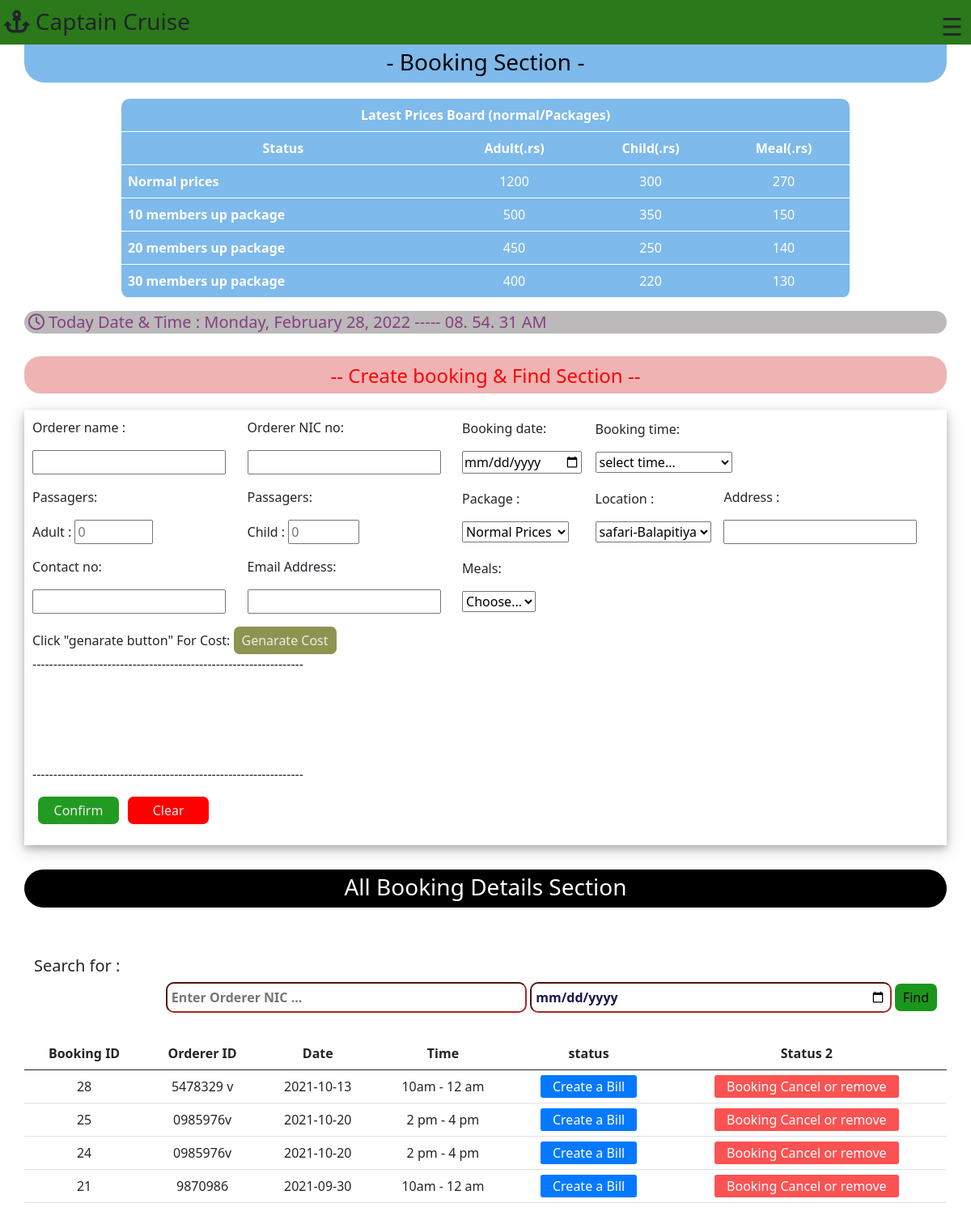
The app's page /Booking-section/booking.php with its own data.
### tables this page shows
CREATE TABLE `prices` (
  `ID` int(11) NOT NULL,
  `Adult` varchar(50) NOT NULL,
  `child` varchar(50) NOT NULL,
  `meal` varchar(50) NOT NULL
);

CREATE TABLE `booking` (
  `bill_ID` int(40) NOT NULL,
  `Orderer_name` varchar(100) NOT NULL,
  `Orderer_ID` varchar(100) NOT NULL,
  `Booking_date` text NOT NULL,
  `Booking_time` varchar(50) NOT NULL,
  `Adult` int(50) NOT NULL,
  `Child` int(60) NOT NULL,
  `package` varchar(100) NOT NULL,
  `Location` varchar(60) NOT NULL,
  `Address` varchar(100) NOT NULL,
  `Contact_no` varchar(60) NOT NULL,
  `Email` varchar(60) NOT NULL,
  `Meals` varchar(60) NOT NULL,
  `Adult_cost` varchar(60) NOT NULL,
  `Child_cost` varchar(60) NOT NULL,
  `Meal_cost` varchar(60) NOT NULL,
  `Total_cost` varchar(60) NOT NULL,
  `Ontime` varchar(100) NOT NULL
);

### Booking-section/booking.php (the view, shortened to what this page needs)
<!DOCTYPE html>
<html lang="en">
<head>
    <link rel="stylesheet" href="./booking.css?v=<?php echo time(); ?> ">
    <link href="https://cdn.jsdelivr.net/npm/bootstrap@5.1.0/dist/css/bootstrap.min.css" rel="stylesheet">
</head>
<body onload="initClocks()">
    <div class="container">
    <div class="row fixed-top" id="row1">
            <div class="col-8" id="col1">
                <h3><i class="fas fa-anchor"></i> Captain Cruise</h3>
            </div>
            <div class="col" id="col2">
                <span style="font-size:30px;cursor:pointer" onclick="openNav()">&#9776;</span>
            </div>
        </div>
      <div class="row " id="row3">
          <h3>- Booking Section - </h3>
      </div>
      <div class="row" id="row-price">
      <table class="table" id="price-board">
      <tr >
          <th colspan="4">Latest Prices Board (normal/Packages)</th>
      </tr>
      <tr>
          <th>Status</th>
          <th>Adult(.rs)</th>
          <th>Child(.rs)</th>
          <th>Meal(.rs)</th>
      </tr>
      <tr>
          <th  id="topic-table">Normal prices </th>
          <?php
                $connection = mysqli_connect('localhost', 'root', '', 'captaincruise');
                $sql = "SELECT * FROM prices where id=1 order by ID desc";
                $result = mysqli_query($connection , $sql);
                while($row = mysqli_fetch_array($result)){
         echo" <td>".$row['Adult']."</td>";
         echo"<td >".$row['child']."</td>";
          echo"<td>".$row['meal']."</td>";
        };
        ?>
      </tr>
      <tr>
          <th id="topic-table">10 members up package </th>
          <?php
                $connection = mysqli_connect('localhost', 'root', '', 'captaincruise');
                $sql = "SELECT * FROM prices where id=2 order by ID desc";
                $result = mysqli_query($connection , $sql);
                while($row = mysqli_fetch_array($result)){
         echo" <td>".$row['Adult']."</td>";
         echo"<td>".$row['child']."</td>";
          echo"<td>".$row['meal']."</td>";
        };
        ?>
      </tr>
      <tr>
          <th id="topic-table">20 members up package </th>
          <?php
                $connection = mysqli_connect('localhost', 'root', '', 'captaincruise');
                $sql = "SELECT * FROM prices where id=3 order by ID desc";
                $result = mysqli_query($connection , $sql);
                while($row = mysqli_fetch_array($result)){
         echo" <td>".$row['Adult']."</td>";
         echo"<td>".$row['child']."</td>";
          echo"<td>".$row['meal']."</td>";
        };
        ?>
      </tr>
      <tr>
          <th id="topic-table">30 members up package </th>
          <?php
                $connection = mysqli_connect('localhost', 'root', '', 'captaincruise');
                $sql = "SELECT * FROM prices where id=4 order by ID desc";
                $result = mysqli_query($connection , $sql);
                while($row = mysqli_fetch_array($result)){
         echo" <td>".$row['Adult']."</td>";
         echo"<td>".$row['child']."</td>";
          echo"<td>".$row['meal']."</td>";
        };
        ?>
      </tr>
      </table>
      </div>
      <div class="row" id="timedate">
       <h5 id="timeanddate">
      <span id="datetimeonline"><i class="fa fa-clock-o" aria-hidden="true"></i> Today Date & Time :</span>
              <span id="dayname"></span>,
              <span id="month"></span>
              <span id="daynum"></span>,
              <span id="year"></span> -----
              <span id="hour"></span>.
              <span id="min"></span>.
              <span id="sec"> </span>
              <span id="period"></span>
              </h5>
      </div>
      <div class="row" id="row4">
          <h4> -- Create booking & Find Section --</h4>
      </div>
      <div class="row" id="row5">
         <form action="booking.php" method="POST" enctype="multipart/form-data" id="form-menu">
                <table class="table" id="form-table">
                <tr>
                    <td id="bill-form-td">
                      <p> Orderer name :</p>
                    <p><input type="text" name="orderer" id="" required  ></p>
                    </td>
                    <td>
                    <p>Orderer NIC no:</p>
                    <p><input type="text" name="orderid" id="" required ></p>
                    </td>
                    <td>
                    <p>Booking date:</p>
                    <p><input type="date" name="bookingdate" id="bookingdatevalue" required ></p>
                    </td>
                    <td colspan="2">
                    <p>Booking time:</p>
                    <p> <select id="bookingtime" name="bookingtime" required >
                            <option hidden selected>select time...</option>
                            </select></p>
                    </td>
                </tr>
                <tr>
                    <td>
                        <p>Passagers:</p>
                        <p>Adult : <input type="number"   name="adult" id="adult" required min="0" max="100" placeholder="0"></p>
                    </td>
                    <td>
                        <p>Passagers: </p>
                        <p>Child : <input type="number" name="child" id="child" min="0" max="20" placeholder="0"></p>
                    </td>
                    <td>
                        <p>Package :</p>
                        <p> <select id="package" name="package" >
                            <option value="normal">Normal Prices</option>
                            </select></p>
                    </td>
                    <td>
                        <p>Location :</p>
                        <p> <select id="location" name="location" >
                            <option value="Madu">safari-Balapitiya</option>
                            </select></p>
                    </td>
                    <td>
                        <p>Address :</p>
                        <p> <input type="text" name="Address" id=""   required></p>
                    </td>
                </tr>
                <tr>
                    <td>
                        <p>Contact no:</p>
                        <p> <input type="text" name="contact" id=""   required></p>
                    </td>
                    <td>
                        <p>Email Address:</p>
                        <p><input type="text" name="email" id=""  required></p>
                    </td>
                    <td>
                        <p>Meals:</p>
                        <p><select id="meal" name="meal" >
                            <option value="notvalue" selected>Choose...</option>
                            </select></p>
                    </td>
                </tr>
                <tr>
                    <td colspan="2">
                   Click "genarate button" For Cost: <input type="button" onclick="JavaScript:genarate()" value="Genarate Cost" id="cost-btn">
                    </td>
                </tr>
                <tr>
                    <td colspan="5">
                        <p>-----------------------------------------------------------------
                        </p>
                    </td>
                </tr>
                <tr id="count">
                    <td  id="ad"></td>
                    <td><input type="text" name="adcost" id="ad-cost"  ></td>
                </tr>
                <tr  id="count">
                    <td id="chi-pass-co"></td>
                    <td><input type="text" name="chicost" id="chi-cost"  ></td>
                </tr>
                <tr id="count">
                    <td id="pass-meal-co"><p id="pass-meal-co"></p></td>
                    <td><input type="text" name="mealcost" id="meal-cost"  ></td>
                </tr>
                <tr id="count">
                    <td id="tot-pass-cost"></td>
                    <td><input type="text" name="totalcost" id="total-cost" ></td>
                </tr>
                <tr>
                    <td colspan="5">
                    <p>-----------------------------------------------------------------
                        </p>
                    </td>
                </tr>
                <tr>
                <td colspan="2">
                <input type="submit" name="submit" value="Confirm" id="confirm-btn"> <input type="reset" value="Clear" onclick="Clean()" id="clear-btn">
                </td>
                </tr>
            </table>
        </form>
<div class="row" id="row52">
   <h3>All Booking Details Section</h3>
</div>
   <div class="search-container">
        <h5>Search for :</h5>
        <div class="search-bar" id="search-bar">
      <input type="text" onkeyup="search()" placeholder="Enter Orderer NIC ..." name="search" id="searchbox">  <input type="date" placeholder="Enter Date ..." name="search" id="searchbox2"> <input type="button" id="find" onclick="searchdate()" value="Find">
        </div>
  </div>
  <table class="table" id="Booking-details">
  <thead>
      <tr>
          <th scope="col">Booking ID</th>
          <th>Orderer ID</th>
          <th>Date</th>
          <th>Time</th>
          <th>status</th>
          <th>Status 2</th>
      </tr>
      </thead>
      <tbody id="tbody">
      <?php
            $connection = mysqli_connect('localhost', 'root', '', 'captaincruise');
            $sql = "SELECT booking.bill_ID ,booking.Orderer_ID, booking.Booking_date, booking.Booking_time
             FROM booking LEFT JOIN bills ON
            booking.Orderer_ID = bills.Orderer_ID
            WHERE bills.Orderer_ID is NULL  order by bill_ID desc";
            $result = mysqli_query($connection , $sql);
            while($row = mysqli_fetch_array($result)){
      echo'<tr>';
        echo  "<td>".$row['bill_ID']."</td>";
          echo"<td>".$row['Orderer_ID']."</td>";
          echo"<td id='bookingdatetable'>".$row['Booking_date']."</td>";
          echo"<td id='bookingtimetable'>".$row['Booking_time']."</td>";
          echo"<td><a href='./billing-convert.php?id=".$row['bill_ID']."' id='details-btn'>Create a Bill</a></td>";
          echo"<td> <a href='./delete.php?id=".$row['bill_ID']."' id='delete' > Booking Cancel or remove </td>";
      echo'</tr>';
            }
      ?>
</tbody>
  </table>
     </div>
    </div>
</body>
</html>

### Booking-section/booking.css (style rules this page uses)
#row1 { padding-top: 10px; background-color: #2b791b; padding-left: 5px; padding-right: 10px; }
#col2 { text-align: right; }
#row3 { text-align: center; margin-top: 0px; background-color: #7ebaeb; color: black; padding-top: 60px; border-radius: 25px; }
#row-price { margin-top: 20px; -webkit-box-pack: center; -ms-flex-pack: center; justify-content: center; }
#price-board { width: 900px; background: #7ebaeb; color: white; }
#price-board tr, th { text-align: center; -webkit-transition: ease-in-out 0.2s; transition: ease-in-out 0.2s; }
#topic-table { text-align: left; }
#price-board tr, td { border: none; outline: none; }
#row4 { color: red; padding-top: 10px; margin-top: 20px; text-align: center; background: #f0b3b3; border-radius: 20px; }
#row5 { padding-top: 20px; -webkit-box-pack: center; -ms-flex-pack: center; justify-content: center; grid-gap: 30px; }
#form-table td, tr { border: none; margin: 0px; padding: 0px; text-align: left; }
#confirm-btn { background-color: #239b23; padding: 5px 10px; color: #ececec; outline: none; border: none; border-radius: 7px; cursor: pointer; margin-left: 7px; width: 100px; }
#clear-btn { background-color: red; margin-left: 7px; padding: 5px 10px; color: #ececec; outline: none; border: none; border-radius: 7px; cursor: pointer; width: 100px; }
#cost-btn { background-color: rgba(137, 145, 73, 0.966); padding: 5px 10px; color: #ececec; outline: none; border: none; border-radius: 7px; cursor: pointer; }
#find { background: #1a971a; border: none; padding: 5px 10px; border-radius: 7px; }
#count { line-height: 15px; }
#count td { padding: 0px; }
table { background-color: white; border-radius: 10px; }
#total-cost { color: red; }
#ad-cost, #chi-cost, #meal-cost, #total-cost { outline: none; background-color: white; border: none; }
#form-menu { padding: 10px; -webkit-box-shadow: 0 4px 8px 0 rgba(0, 0, 0, 0.2), 0 6px 20px 0 rgba(0, 0, 0, 0.19); box-shadow: 0 4px 8px 0 rgba(0, 0, 0, 0.2), 0 6px 20px 0 rgba(0, 0, 0, 0.19); }
#row52 { text-align: center; margin-top: 0px; background-color: black; color: white; padding-top: 5px; border-radius: 25px; }
#details-btn { padding: 3px 15px; background-color: #0479ff; color: white; outline: none; border: none; border-radius: 3px; text-decoration: none; width: 100px; }
#search-bar { text-align: right; }
#searchbox { width: 40%; padding: 5px; color: #17174e; border-radius: 10px; outline: none; border-color: brown; font-weight: bold; -webkit-box-pack: left; -ms-flex-pack: left; justify-content: left; }
#searchbox2 { width: 40%; padding: 5px; color: #17174e; border-radius: 10px; outline: none; border-color: brown; font-weight: bold; -webkit-box-pack: left; -ms-flex-pack: left; justify-content: left; }
#tbody { overflow: hidden; }
#Booking-details td, tr { text-align: center; vertical-align: middle; }
#delete { background: #fc5252; padding: 3px 15px; color: white; outline: none; border: none; border-radius: 3px; text-decoration: none; }
#timedate { color: #883e82; }
#timeanddate { background: #bbb9b9; padding: 2px 5px; border-radius: 14px; }

### records on screen
prices: Adult "1200", child "300", meal "270"
prices: Adult "500", child "350", meal "150"
prices: Adult "450", child "250", meal "140"
prices: Adult "400", child "220", meal "130"
booking: bill_ID "28", Orderer_ID "5478329 v", Booking_date "2021-10-13", Booking_time "10am - 12 am"
booking: bill_ID "25", Orderer_ID "0985976v", Booking_date "2021-10-20", Booking_time "2 pm - 4 pm"
booking: bill_ID "24", Orderer_ID "0985976v", Booking_date "2021-10-20", Booking_time "2 pm - 4 pm"
booking: bill_ID "21", Orderer_ID "9870986", Booking_date "2021-09-30", Booking_time "10am - 12 am"
